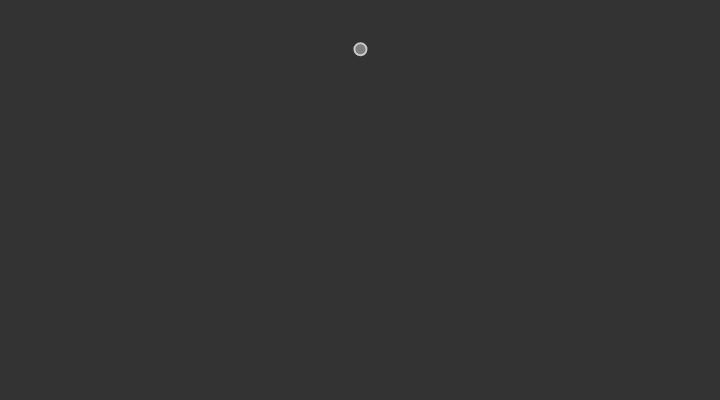
Frame 1 (no input)
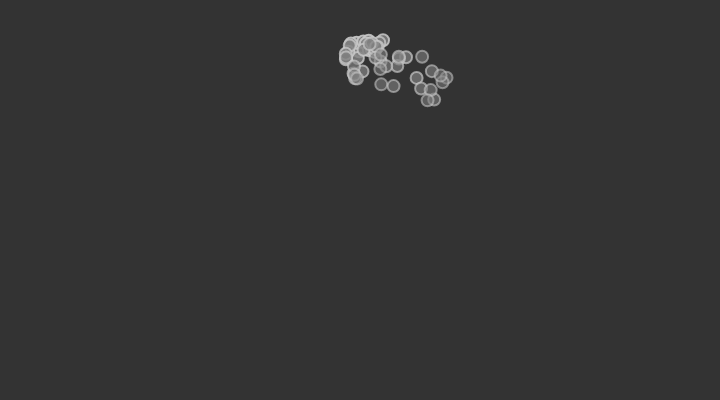
Frame 60 (no input)
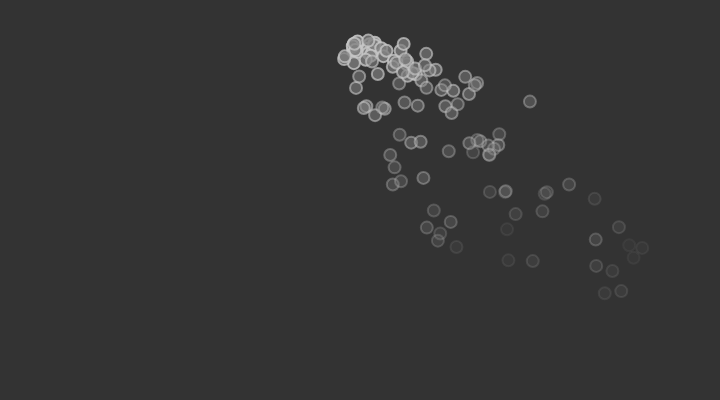
Frame 120 (the mouse pressed at the canvas centre since frame 60)

The p5.js sketch that drew these frames (run headless with seeded random() and noise() and a simulated clock; from frame 60 on, the mouse is pressed at the canvas centre):

// p5.js sketch
// ── sketch.js
let system;
let g; // gravity

function setup() {
  createCanvas(720, 400);
  system = new ParticleSystem(createVector(width / 2, 50));
  g = createVector(0, 0.05);
  wind = createVector(0.03, -0.01);
}

function draw() {
  background(51);
  system.addParticle();
  system.applyGravity(g);
  system.applyForce(wind);
  system.run();
}
// ── particle.js
// A simple Particle class

class Particle {
    constructor(position) {
        this.acceleration = createVector(0, 0);
        this.velocity = createVector(random(-1, 1), random(-1, 0));
        this.position = position.copy();
        this.lifespan = 255;
    }

    run() {
        this.update();
        this.display();
    }

    applyForce(force) {
        this.acceleration.add(force);
    }

    update() {
        this.velocity.add(this.acceleration);
        this.position.add(this.velocity);
        this.lifespan -= 2;

        this.acceleration.set(0, 0);
    }

    display() {
        stroke(200, this.lifespan);
        strokeWeight(2);
        fill(127, this.lifespan);
        ellipse(this.position.x, this.position.y, 12, 12);
    }

    isDead() {
        return this.lifespan < 0;
    }
}
// ── particle_system.js
class ParticleSystem {
  constructor(position) {
      this.origin = position.copy();
      this.particles = [];
  }

  addParticle() {
      this.particles.push(new Particle(this.origin));
  }

  applyGravity(g) {
      // for (let p of this.particles) {
      //     p.applyForce(g);
      // }
      this.applyForce(g);
  }

  applyForce(force) {
    for (let p of this.particles) {
      p.applyForce(force);
    }
  }

  run() {
      for (let i = this.particles.length-1; i >= 0; i--) {
          let p = this.particles[i];
          p.run();
          if (p.isDead()) {
            this.particles.splice(i, 1);
          }
        }
  }
}
